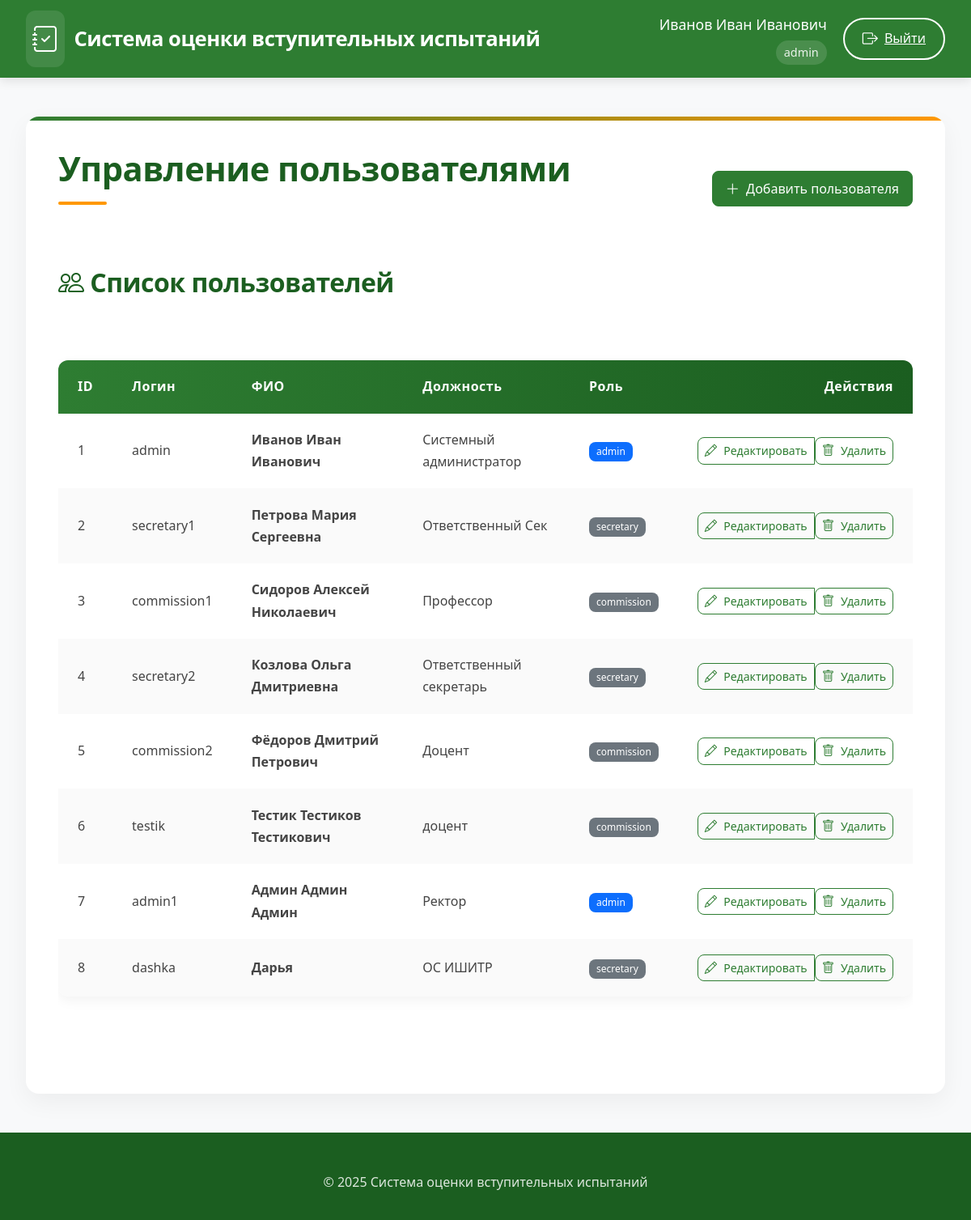
Page /users (signed in) on the earlier database version.
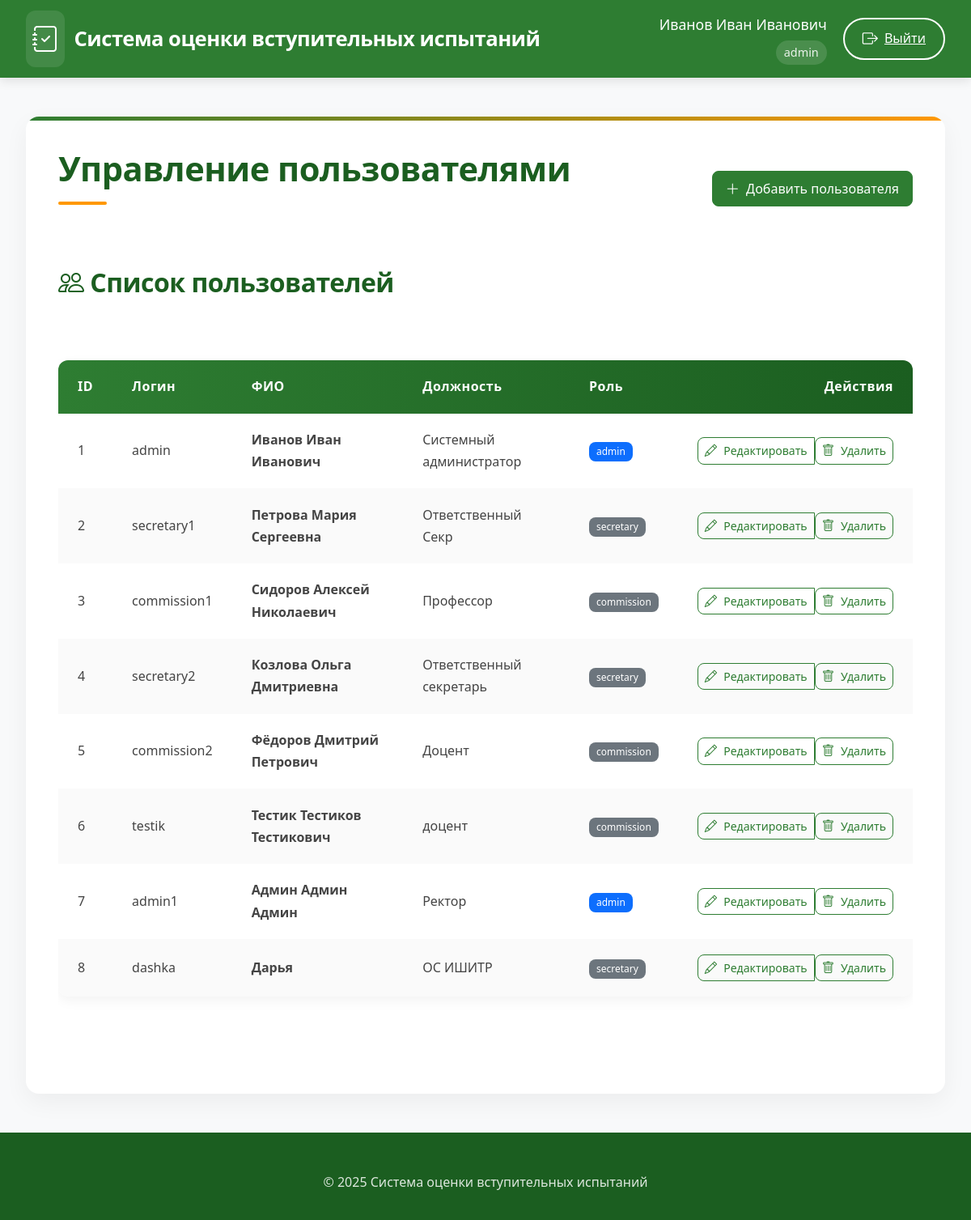
Same page on the later database version.
### app/models.py (models this page shows)
class User(UserMixin, db.Model):
    id = db.Column(db.Integer, primary_key=True)
    username = db.Column(db.String(80), unique=True, nullable=False)
    password = db.Column(db.String(120), nullable=False)
    full_name = db.Column(db.String(100), nullable=False)
    position = db.Column(db.String(100), nullable=False)
    role = db.Column(db.String(20), nullable=False)  # 'admin', 'secretary', 'commission'
    school_id = db.Column(db.Integer, db.ForeignKey('engineering_school.id'))
    commission_members = db.relationship('CommissionMember', back_populates='user', cascade='all, delete-orphan')
    standard_commissions = db.relationship('StandardCommission', back_populates='user', cascade='all, delete-orphan')

### app/routes.py (the view)
@routes.route('/users')
@login_required
def users():
    if current_user.role != 'admin':
        abort(403)
    users = User.query.all()
    return render_template('admin_users.html', users=users)

### app/templates/admin_users.html
{% extends "base.html" %}
{% block content %}
<div class="spacer-lg">
    <div class="d-flex justify-content-between align-items-center mb-5">
        <h1>Управление пользователями</h1>
        <a href="{{ url_for('routes.add_user') }}" class="btn btn-primary-elegant">
            <i class="bi bi-plus-lg"></i> Добавить пользователя
        </a>
    </div>
    <div class="card-elegant">
        <div class="card-header-elegant">
            <h2><i class="bi bi-people"></i> Список пользователей</h2>
        </div>
        <div class="card-body">
            <div class="table-responsive">
                <table class="elegant-table">
                    <thead>
                        <tr>
                            <th>ID</th>
                            <th>Логин</th>
                            <th>ФИО</th>
                            <th>Должность</th>
                            <th>Роль</th>
                            <th class="text-end">Действия</th>
                        </tr>
                    </thead>
                    <tbody>
                        {% for user in users %}
                        <tr>
                            <td>{{ user.id }}</td>
                            <td>{{ user.username }}</td>
                            <td class="fw-bold">{{ user.full_name }}</td>
                            <td>{{ user.position }}</td>
                            <td>
                                <span class="badge bg-{{ 'primary' if user.role == 'admin' else 'secondary' }}">
                                    {{ user.role }}
                                </span>
                            </td>
                            <td class="text-end">
                                <div class="btn-group">
                                    <a href="{{ url_for('routes.edit_user', user_id=user.id) }}"
                                       class="btn btn-outline-elegant btn-sm">
                                        <i class="bi bi-pencil"></i> Редактировать
                                    </a>
                                    <form action="{{ url_for('routes.delete_user', user_id=user.id) }}" method="POST">
                                        <button type="submit" class="btn btn-outline-elegant btn-sm"
                                                onclick="return confirm('Вы уверены?')">
                                            <i class="bi bi-trash"></i> Удалить
                                        </button>
                                    </form>
                                </div>
                            </td>
                        </tr>
                        {% endfor %}
                    </tbody>
                </table>
            </div>
        </div>
    </div>
</div>
{% endblock %}

### app/templates/base.html (shortened to what this page needs)
<!DOCTYPE html>
<html lang="ru">
<head>
    <link href="https://cdn.jsdelivr.net/npm/bootstrap@5.3.0/dist/css/bootstrap.min.css" rel="stylesheet">
    <link rel="stylesheet" href="https://cdn.jsdelivr.net/npm/bootstrap-icons@1.10.0/font/bootstrap-icons.css">
    <link rel="stylesheet" href="{{ url_for('static', filename='style.css') }}">
</head>
<body>
    <header class="main-header">
        <div class="header-container">
            <a href="{{ url_for('routes.home') }}" class="logo">
                <i class="bi bi-journal-check"></i>
                <span>Система оценки вступительных испытаний</span>
            </a>
            <nav class="user-nav">
                {% if current_user.is_authenticated %}
                <div class="user-info">
                    <div class="user-name">{{ current_user.full_name }}</div>
                    <div class="user-role">{{ current_user.role }}</div>
                </div>
                <a href="{{ url_for('routes.logout') }}" class="outline-btn">
                    <i class="bi bi-box-arrow-right"></i>
                    <span>Выйти</span>
                </a>
                {% else %}
                <a href="{{ url_for('routes.login') }}" class="outline-btn">
                    <i class="bi bi-box-arrow-in-right"></i>
                    <span>Войти</span>
                </a>
                {% endif %}
            </nav>
        </div>
    </header>
    <main class="main-content">
        <div class="content-card">
            {% block content %}{% endblock %}
        </div>
    </main>
    <footer class="main-footer">
        <div class="footer-content">
            &copy; 2025 Система оценки вступительных испытаний
        </div>
    </footer>
</body>
</html>

### static/style.css (style rules this page uses)
:root { --primary: #0d6efd; --secondary: #6c757d; --success: #198754; --info: #0dcaf0; --warning: #ffc107; --danger: #dc3545; --light: #f8f9fa; --dark: #212529; }
body { font-family: 'Segoe UI', Tahoma, Geneva, Verdana, sans-serif; background-color: #f8fafc; color: #333; }
header { box-shadow: 0 2px 10px rgba(0, 0, 0, 0.1); z-index: 1030; }
.btn { border-radius: 0.5rem; font-weight: 500; padding: 0.5rem 1rem; transition: all 0.2s; display: inline-flex; align-items: center; gap: 0.5rem; }
.btn i { font-size: 1.1em; }
.btn-sm { padding: 0.25rem 0.5rem; }
.badge { font-weight: 500; padding: 0.5em 0.75em; border-radius: 0.5rem; }

### app/templates/base.html (style rules this page uses)
:root { --primary: #2e7d32; --primary-dark: #1b5e20; --primary-light: #4caf50; --accent: #ff9800; --light-bg: #f8f9fa; --card-bg: #ffffff; --dark-text: #212529; --light-text: #f8f9fa; --border: #e0e0e0; --success: #4caf50; --info: #2196f3; --warning: #ff9800; --danger: #f44336; }
body { font-family: 'Segoe UI', 'Roboto', sans-serif; background-color: var(--light-bg); color: var(--dark-text); line-height: 1.7; padding-top: 0; }
.main-header { background-color: var(--primary); color: white; padding: 0.8rem 0; box-shadow: 0 4px 12px rgba(0,0,0,0.1); position: sticky; top: 0; z-index: 1000; }
.header-container { display: flex; justify-content: space-between; align-items: center; max-width: 1400px; margin: 0 auto; padding: 0 2rem; }
.logo { display: flex; align-items: center; font-size: 1.6rem; font-weight: 600; color: white; text-decoration: none; letter-spacing: -0.5px; }
.logo i { margin-right: 12px; font-size: 2rem; background: rgba(255, 255, 255, 0.1); padding: 8px; border-radius: 12px; }
.user-nav { display: flex; align-items: center; gap: 20px; }
.user-info { text-align: right; }
.user-name { font-weight: 500; font-size: 1.1rem; }
.user-role { font-size: 0.9rem; opacity: 0.9; background: rgba(255, 255, 255, 0.15); padding: 3px 10px; border-radius: 20px; display: inline-block; margin-top: 4px; }
.outline-btn { background: transparent; border: 2px solid white; color: white; padding: 8px 22px; border-radius: 30px; font-weight: 500; transition: all 0.3s ease; display: inline-flex; align-items: center; gap: 8px; }
.outline-btn i { font-size: 1.2rem; }
.main-content { max-width: 1400px; margin: 3rem auto; padding: 0 2rem; }
.content-card { background: var(--card-bg); border-radius: 16px; box-shadow: 0 10px 30px rgba(0,0,0,0.05); padding: 2.5rem; margin-bottom: 3rem; border: none; overflow: hidden; position: relative; }
.content-card::before { content: ''; position: absolute; top: 0; left: 0; width: 100%; height: 5px; background: linear-gradient(90deg, var(--primary), var(--accent)); }
.main-footer { background-color: var(--primary-dark); color: rgba(255, 255, 255, 0.85); padding: 3rem 0 2rem; text-align: center; }
.footer-content { max-width: 1400px; margin: 0 auto; padding: 0 2rem; }
h1, h2, h3, h4, h5 { color: var(--primary-dark); font-weight: 700; margin-bottom: 1.8rem; letter-spacing: -0.5px; }
h1 { font-size: 2.6rem; position: relative; padding-bottom: 1.2rem; }
h1::after { content: ''; position: absolute; bottom: 0; left: 0; width: 60px; height: 4px; background: var(--accent); border-radius: 2px; }
h2 { font-size: 2rem; padding-bottom: 1rem; }
.elegant-table { width: 100%; border-collapse: separate; border-spacing: 0; border-radius: 12px; overflow: hidden; box-shadow: 0 5px 15px rgba(0,0,0,0.05); margin: 2rem 0; }
.elegant-table thead { background: linear-gradient(to right, var(--primary), var(--primary-dark)); color: white; }
.elegant-table th { padding: 1.2rem 1.5rem; text-align: left; font-weight: 600; letter-spacing: 0.5px; }
.elegant-table tbody tr { transition: all 0.2s ease; border-bottom: 1px solid var(--border); }
.elegant-table tbody tr:last-child { border-bottom: none; }
.elegant-table tbody tr:nth-child(even) { background-color: rgba(0, 0, 0, 0.02); }
.elegant-table td { padding: 1.2rem 1.5rem; color: #444; }
.btn-primary-elegant { background: var(--primary); border-color: var(--primary); color: white; }
.btn-outline-elegant { background: transparent; border-color: var(--primary); color: var(--primary); }
.spacer-lg { margin-bottom: 3rem; }

Differences in the rows shown:
changed User "secretary1": position "Ответственный Сек" → "Ответственный Секр"
